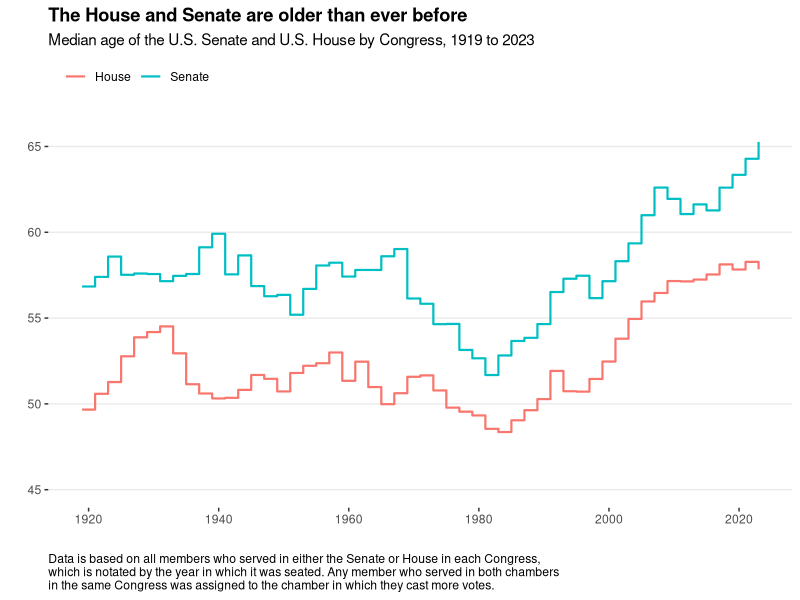
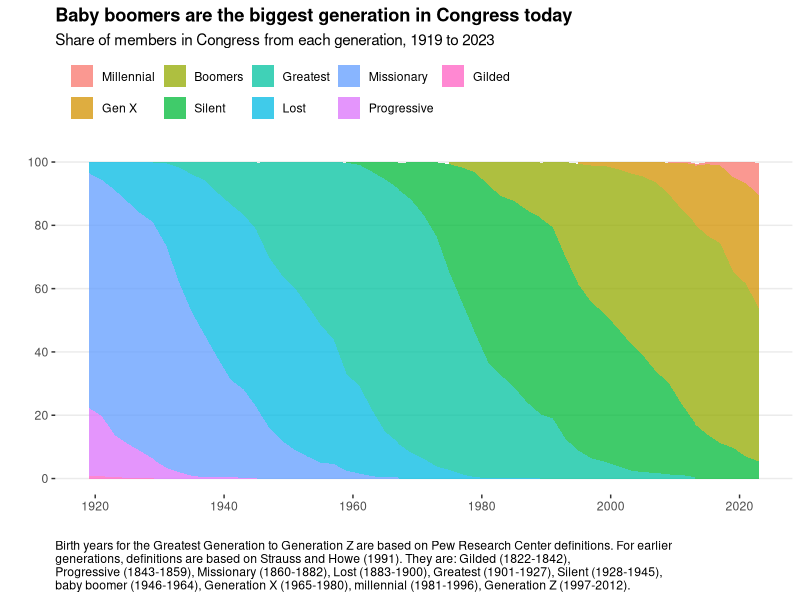

Recreate these plots in R, in order.
## ---- chunk 1
knitr::opts_chunk$set(echo = TRUE)
## ---- chunk 2
library(tidyverse)
library(ggrepel)
## ---- chunk 3

## ---- chunk 4
raw_df <- read.csv('data/data_aging_congress.csv')
## ---- chunk 5
work_df <- raw_df %>%
  mutate(year = year(start_date),
         generation_ord = factor(generation,
                                 levels = c('Gen Z', 'Millennial', 'Gen X',
                                            'Boomers', 'Silent', 'Greatest', 
                                            'Lost', 'Missionary', 'Progressive',
                                            'Gilded')))
## ---- chunk 6
fig1_df <- work_df %>% 
  group_by(year, chamber) %>%
  summarize(median_age = median(age_years)) %>%
  ungroup()
## ---- chunk 7
title1 = "The House and Senate are older than ever before"
subtitle1 = "Median age of the U.S. Senate and U.S. House by Congress, 1919 to 2023"
caption1 = "Data is based on all members who served in either the Senate or House in each Congress,\nwhich is notated by the year in which it was seated. Any member who served in both chambers\nin the same Congress was assigned to the chamber in which they cast more votes."
## ---- chunk 8
fig1 <- fig1_df %>%
  ggplot(aes(x=year, y=median_age, col=chamber)) +
  geom_step(linewidth=0.75) +
  theme_bw() +
  scale_x_continuous(breaks = seq(1920, 2020, 20), limits = c(1919, 2023)) +
  scale_y_continuous(breaks = seq(45, 65, 5), limits = c(45, 66)) +
  theme(panel.grid.major.x = element_blank(),
        panel.grid.minor.x = element_blank(),
        panel.grid.minor.y = element_blank(),
        panel.border = element_blank(),
        plot.title = element_text(face = "bold"),
        legend.position = 'top', 
        legend.justification = 'left',
        plot.caption = element_text(hjust=0)) +
  labs(x='', y='', col='',
       title=title1, subtitle=subtitle1, caption=caption1) 
## ---- chunk 9
fig1
## ---- chunk 10
fig2_df <- work_df %>%
  group_by(year, generation_ord) %>%
  summarize(n_gen = n()) %>%
  mutate(prop_gen = round(n_gen / sum(n_gen), 3)*100) %>%
  ungroup()
## ---- chunk 11
title2 = "Baby boomers are the biggest generation in Congress today"
subtitle2 = "Share of members in Congress from each generation, 1919 to 2023"
caption2 = "Birth years for the Greatest Generation to Generation Z are based on Pew Research Center definitions. For earlier\ngenerations, definitions are based on Strauss and Howe (1991). They are: Gilded (1822-1842),\nProgressive (1843-1859), Missionary (1860-1882), Lost (1883-1900), Greatest (1901-1927), Silent (1928-1945),\nbaby boomer (1946-1964), Generation X (1965-1980), millennial (1981-1996), Generation Z (1997-2012)."
## ---- chunk 12
fig2 <- fig2_df %>%
  ggplot(aes(x=year, y=prop_gen, fill=generation_ord)) +
  geom_area(position='stack', alpha=0.75) +
  theme_bw() +
  scale_x_continuous(breaks = seq(1920, 2020, 20), limits = c(1919, 2023)) +
  scale_y_continuous(breaks = seq(0, 100, 20), limits = c(0, 101)) +
  theme(panel.grid.major.x = element_blank(),
        panel.grid.minor.x = element_blank(),
        panel.grid.minor.y = element_blank(),
        panel.border = element_blank(),
        plot.title = element_text(face = "bold"),
        legend.position = 'top', 
        legend.justification = 'left',
        plot.caption = element_text(hjust=0)) +
  labs(x='', y='', fill='',
       title = title2, subtitle = subtitle2, caption = caption2) 
## ---- chunk 13
fig2
